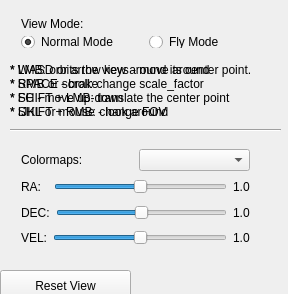
<?xml version="1.0" encoding="UTF-8"?>
<ui version="4.0">
 <class>Widget</class>
 <widget class="QWidget" name="Widget">
  <property name="geometry">
   <rect>
    <x>0</x>
    <y>0</y>
    <width>288</width>
    <height>294</height>
   </rect>
  </property>
  <property name="windowTitle">
   <string>3D_Volume</string>
  </property>
  <widget class="QWidget" name="gridLayoutWidget">
   <property name="geometry">
    <rect>
     <x>10</x>
     <y>7</y>
     <width>271</width>
     <height>51</height>
    </rect>
   </property>
   <layout class="QGridLayout" name="gridLayout">
    <item row="2" column="0">
     <layout class="QHBoxLayout" name="horizontalLayout_4">
      <item>
       <widget class="QRadioButton" name="nor_mode">
        <property name="text">
         <string>Normal Mode</string>
        </property>
        <property name="checked">
         <bool>true</bool>
        </property>
       </widget>
      </item>
      <item>
       <widget class="QRadioButton" name="fly_mode">
        <property name="text">
         <string>Fly Mode</string>
        </property>
       </widget>
      </item>
     </layout>
    </item>
    <item row="0" column="0">
     <layout class="QHBoxLayout" name="horizontalLayout">
      <item>
       <widget class="QLabel" name="label">
        <property name="text">
         <string>View Mode:</string>
        </property>
       </widget>
      </item>
     </layout>
    </item>
   </layout>
  </widget>
  <widget class="QWidget" name="gridLayoutWidget_2">
   <property name="geometry">
    <rect>
     <x>10</x>
     <y>138</y>
     <width>251</width>
     <height>121</height>
    </rect>
   </property>
   <layout class="QGridLayout" name="gridLayout_3">
    <item row="2" column="0">
     <layout class="QHBoxLayout" name="horizontalLayout_6">
      <item>
       <widget class="QLabel" name="dec_lab">
        <property name="text">
         <string>DEC:</string>
        </property>
       </widget>
      </item>
      <item>
       <widget class="QSlider" name="dec_stretchSlider">
        <property name="minimum">
         <number>-10</number>
        </property>
        <property name="maximum">
         <number>10</number>
        </property>
        <property name="singleStep">
         <number>2</number>
        </property>
        <property name="orientation">
         <enum>Qt::Horizontal</enum>
        </property>
       </widget>
      </item>
      <item>
       <widget class="QLabel" name="dec_val">
        <property name="text">
         <string>1.0</string>
        </property>
       </widget>
      </item>
     </layout>
    </item>
    <item row="3" column="0">
     <layout class="QHBoxLayout" name="horizontalLayout_3">
      <item>
       <widget class="QLabel" name="vel_lab">
        <property name="text">
         <string>VEL:</string>
        </property>
       </widget>
      </item>
      <item>
       <widget class="QSlider" name="vel_stretchSlider">
        <property name="minimum">
         <number>-10</number>
        </property>
        <property name="maximum">
         <number>10</number>
        </property>
        <property name="singleStep">
         <number>2</number>
        </property>
        <property name="orientation">
         <enum>Qt::Horizontal</enum>
        </property>
       </widget>
      </item>
      <item>
       <widget class="QLabel" name="vel_val">
        <property name="text">
         <string>1.0</string>
        </property>
       </widget>
      </item>
     </layout>
    </item>
    <item row="1" column="0">
     <layout class="QHBoxLayout" name="horizontalLayout_2">
      <item>
       <widget class="QLabel" name="ra_lab">
        <property name="text">
         <string>RA:  </string>
        </property>
       </widget>
      </item>
      <item>
       <widget class="QSlider" name="ra_stretchSlider">
        <property name="minimum">
         <number>-10</number>
        </property>
        <property name="maximum">
         <number>10</number>
        </property>
        <property name="singleStep">
         <number>2</number>
        </property>
        <property name="value">
         <number>0</number>
        </property>
        <property name="tracking">
         <bool>true</bool>
        </property>
        <property name="orientation">
         <enum>Qt::Horizontal</enum>
        </property>
        <property name="tickPosition">
         <enum>QSlider::NoTicks</enum>
        </property>
       </widget>
      </item>
      <item>
       <widget class="QLabel" name="ra_val">
        <property name="text">
         <string>1.0</string>
        </property>
       </widget>
      </item>
     </layout>
    </item>
    <item row="0" column="0">
     <layout class="QHBoxLayout" name="horizontalLayout_5">
      <item>
       <widget class="QLabel" name="cmap_lab">
        <property name="text">
         <string>Colormaps:</string>
        </property>
       </widget>
      </item>
      <item>
       <widget class="QComboBox" name="cmap_menu"/>
      </item>
     </layout>
    </item>
   </layout>
  </widget>
  <widget class="QPushButton" name="reset_button">
   <property name="geometry">
    <rect>
     <x>0</x>
     <y>270</y>
     <width>131</width>
     <height>32</height>
    </rect>
   </property>
   <property name="text">
    <string>Reset View</string>
   </property>
  </widget>
  <widget class="QLabel" name="label_2">
   <property name="enabled">
    <bool>true</bool>
   </property>
   <property name="geometry">
    <rect>
     <x>10</x>
     <y>60</y>
     <width>261</width>
     <height>61</height>
    </rect>
   </property>
   <property name="text">
    <string>* WASD or arrow keys - move around 
* SPACE - brake 
* FC - move up-down 
* IJKL or mouse - look around </string>
   </property>
  </widget>
  <widget class="QLabel" name="label_3">
   <property name="geometry">
    <rect>
     <x>10</x>
     <y>60</y>
     <width>271</width>
     <height>61</height>
    </rect>
   </property>
   <property name="text">
    <string>* LMB: orbits the view around its center point.
* RMB or scroll: change scale_factor 
* SHIFT + LMB: translate the center point
* SHIFT + RMB: change FOV</string>
   </property>
  </widget>
  <widget class="Line" name="line">
   <property name="geometry">
    <rect>
     <x>10</x>
     <y>120</y>
     <width>271</width>
     <height>20</height>
    </rect>
   </property>
   <property name="orientation">
    <enum>Qt::Horizontal</enum>
   </property>
  </widget>
 </widget>
 <layoutdefault spacing="6" margin="11"/>
 <resources/>
 <connections/>
</ui>
